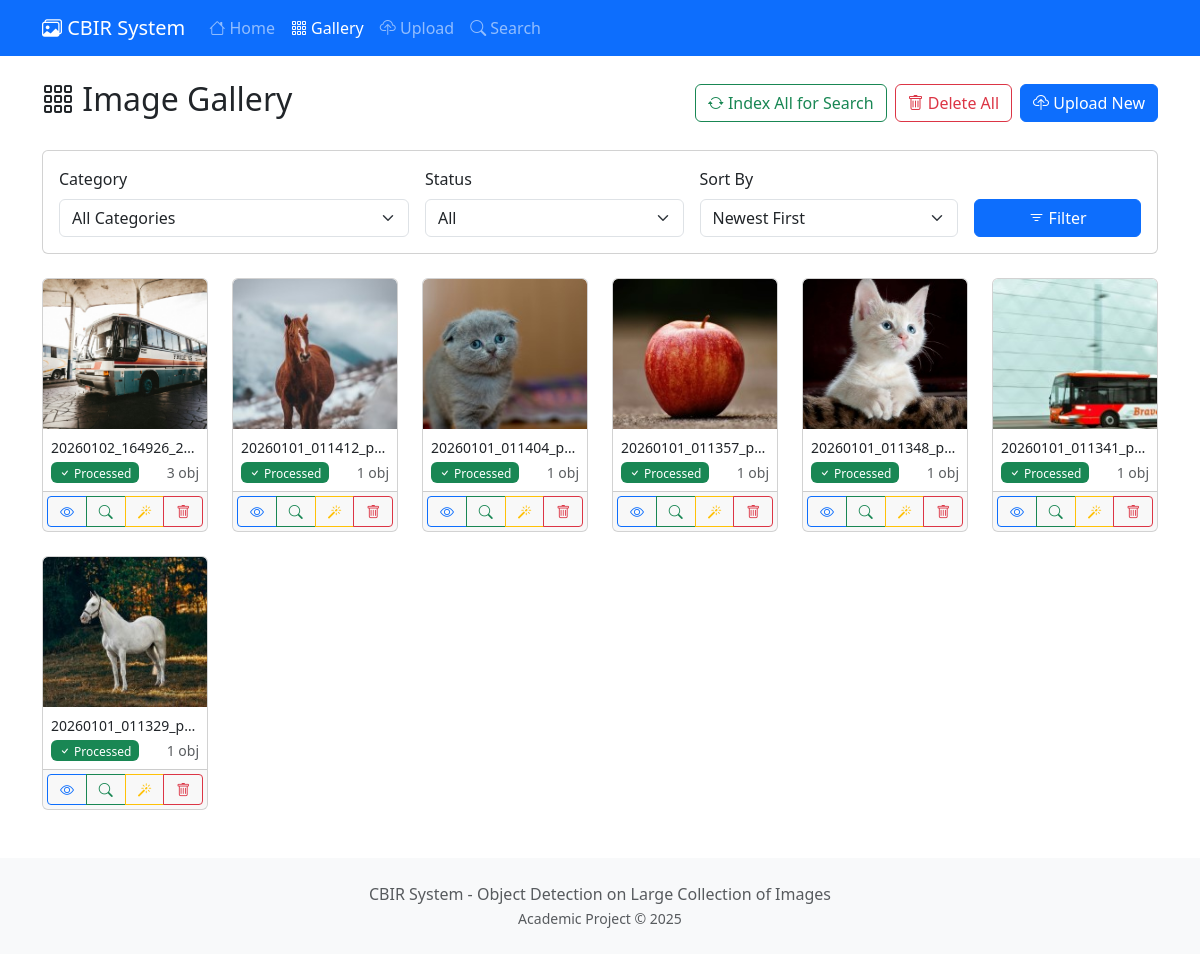
The app's page /gallery/, older data.
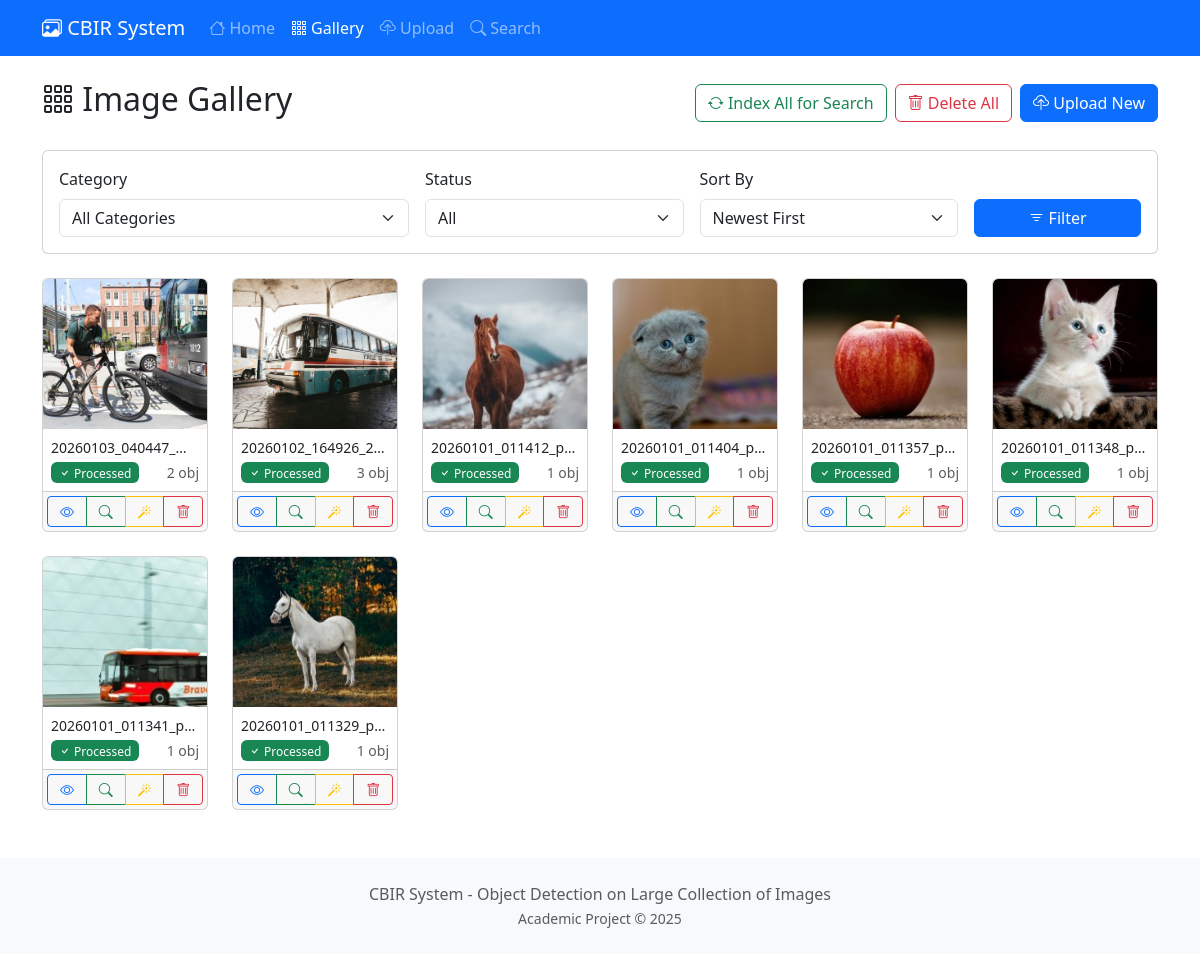
The same page, newer data.
### core/models.py (models this page shows, shortened)
class Image(models.Model):
    file = models.ImageField(upload_to=image_upload_path)
    filename = models.CharField(max_length=255)
    category = models.CharField(max_length=100, null=True, blank=True)
    uploaded_at = models.DateTimeField(auto_now_add=True)
    width = models.IntegerField(default=0)
    height = models.IntegerField(default=0)
    file_size = models.IntegerField(default=0)  # in bytes
    features_extracted = models.BooleanField(default=False)
    feature_vector = models.BinaryField(null=True, blank=True)  # Serialized numpy array
    class Meta:
        ordering = ['-uploaded_at']
    @property
    def image(self):
        return self.file
    @property
    def original_filename(self):
        return self.filename
    @property
    def is_processed(self):
        return self.detected_objects.exists()

### core/views.py (the view)
# urls.py: path('gallery/', views.GalleryView.as_view(), name='gallery'),
class GalleryView(ListView):
    model = Image
    template_name = 'core/gallery.html'
    context_object_name = 'images'
    paginate_by = 20
    def get_queryset(self):
        queryset = Image.objects.all()
        category = self.request.GET.get('category')
        if category:
            queryset = queryset.filter(category=category)
        search = self.request.GET.get('search')
        if search:
            queryset = queryset.filter(filename__icontains=search)
        return queryset
    def get_context_data(self, **kwargs):
        context = super().get_context_data(**kwargs)
        context['categories'] = [(cat, cat.replace('_', ' ').title()) for cat in settings.CATEGORY_LIST]
        context['current_category'] = self.request.GET.get('category', '')
        context['search_query'] = self.request.GET.get('search', '')
        return context

### templates/core/gallery.html (shortened to what this page needs)
{% extends 'core/base.html' %}
{% block content %}
<div class="d-flex justify-content-between align-items-center mb-4">
    <h2><i class="bi bi-grid-3x3-gap"></i> Image Gallery</h2>
    <div class="d-flex gap-2">
        {% if images %}
        <button type="button" class="btn btn-outline-success" onclick="indexAllImages()">
            <i class="bi bi-arrow-repeat"></i> Index All for Search
        </button>
        <button type="button" class="btn btn-outline-danger" onclick="deleteAllImages()">
            <i class="bi bi-trash"></i> Delete All
        </button>
        {% endif %}
        <a href="{% url 'core:upload' %}" class="btn btn-primary">
            <i class="bi bi-cloud-upload"></i> Upload New
        </a>
    </div>
</div>
<div class="card mb-4">
    <div class="card-body">
        <form method="get" class="row g-3">
            <div class="col-md-4">
                <label class="form-label">Category</label>
                <select name="category" class="form-select">
                    <option value="">All Categories</option>
                </select>
            </div>
            <div class="col-md-3">
                <label class="form-label">Status</label>
                <select name="processed" class="form-select">
                    <option value="">All</option>
                </select>
            </div>
            <div class="col-md-3">
                <label class="form-label">Sort By</label>
                <select name="sort" class="form-select">
                    <option value="-uploaded_at" {% if request.GET.sort == '-uploaded_at' %}selected{% endif %}>Newest First</option>
                </select>
            </div>
            <div class="col-md-2 d-flex align-items-end">
                <button type="submit" class="btn btn-primary w-100">
                    <i class="bi bi-filter"></i> Filter
                </button>
            </div>
        </form>
    </div>
</div>
{% if images %}
<div class="row" id="galleryGrid">
    {% for image in images %}
    <div class="col-lg-2 col-md-3 col-sm-4 col-6 mb-4">
        <div class="card h-100 image-card" data-image-id="{{ image.id }}">
            <a href="{% url 'core:image_detail' image.id %}">
                <img src="{{ image.image.url }}" class="card-img-top" alt="{{ image.original_filename }}">
            </a>
            <div class="card-body p-2">
                <p class="card-text small text-truncate mb-1" title="{{ image.original_filename }}">
                    {{ image.original_filename }}
                </p>
                <div class="d-flex justify-content-between align-items-center">
                    {% if image.is_processed %}
                    <span class="badge bg-success"><i class="bi bi-check"></i> Processed</span>
                    {% else %}
                    <span class="badge bg-secondary">Pending</span>
                    {% endif %}
                    <small class="text-muted">{{ image.detected_objects.count }} obj</small>
                </div>
            </div>
            <div class="card-footer p-1">
                <div class="btn-group btn-group-sm w-100">
                    <a href="{% url 'core:image_detail' image.id %}" class="btn btn-outline-primary" title="View">
                        <i class="bi bi-eye"></i>
                    </a>
                    <a href="{% url 'core:search_by_image' image.id %}" class="btn btn-outline-success" title="Find Similar">
                        <i class="bi bi-search"></i>
                    </a>
                    <a href="{% url 'core:transform' image.id %}" class="btn btn-outline-warning" title="Transform">
                        <i class="bi bi-magic"></i>
                    </a>
                    <button type="button" class="btn btn-outline-danger" title="Delete"
                            onclick="deleteImage({{ image.id }}, '{{ image.original_filename }}')">
                        <i class="bi bi-trash"></i>
                    </button>
                </div>
            </div>
        </div>
    </div>
    {% endfor %}
</div>
{% endif %}
{% endblock %}

Row changes from the older to the newer data that the page shows:
added Image: image (picture), original_filename "20260103_040447_…", shows "Processed", detected_objects.count "2"
